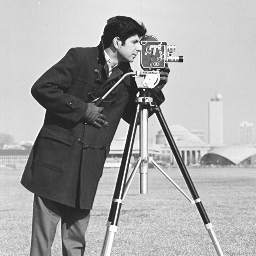
#> input picture secret_image_sharing/asset/cameraman.bmp, 256 x 256 px
$ python testinf.py
#> lines starting #> are read from the running program, lines starting #| are printed output that depends on the picture
from PIL import Image
from numpy import array, zeros
def encrypt(n : int, k : int, img : Image) -> None:
    arr=img.load()
    w,h=img.size
    arr = array([[arr[x, y] for y in range(h)] for x in range(w)])
    shares = zeros([n, h, w, 3], dtype=int)
    for x in range(w): #generate the shares
        for y in range(h):
            secretr, secretg, secretb=arr[x][y]
            print(secretr, secretg, secretb)
            # [8 lines of commented-out code are left out]
def main():
    print("Visual Cryptography (k,n) Scheme ")
    choice=int(input("Enter 1 to distribute, 2 to reveal secret: "))
#> the answer given: 1
    if (choice==1):
        file_name=input("Enter name of the image file with extension and path:")
#> the answer given: secret_image_sharing/asset/cameraman.bmp
        n= int(input("Enter no of shares(n): "))
#> the answer given: 3
        k=int(input("Enter minimum shares to reveal secret(k): "))
#> the answer given: 3
        img=Image.open(file_name)
#> img is the input picture: PIL image 256x256 L; min 22, max 255, mean 166.9
        print(img)
#| <PIL.BmpImagePlugin.BmpImageFile image mode=L size=256x256 at 0x7FBBC4ACCCD0>
        encrypt(n,k,img)
#> in encrypt, `arr = array([[arr[x, y] for y in range(h)] for x in range(w)])`:
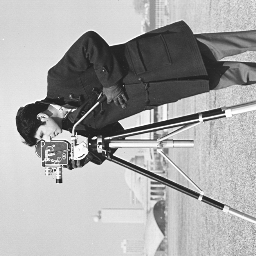
#> arr: shape (256, 256) int64; min 22, max 255, mean 166.9
        print("Shares Generated!")
    elif (choice==2):
        n=int(input("Enter number of shares:"))
        print("Enter the share numbers(1-n):")
        shareno= [0 for _ in range (n)]
        for i in range(n):
          shareno[i]=int(input())
        print(shareno)
        #decrypt(n, shareno)
        print("Secret Generated")
    else:
      print("Wrong Choice!")

if __name__=="__main__":
#> (the run stopped early here; a loop or call above may not have finished)
